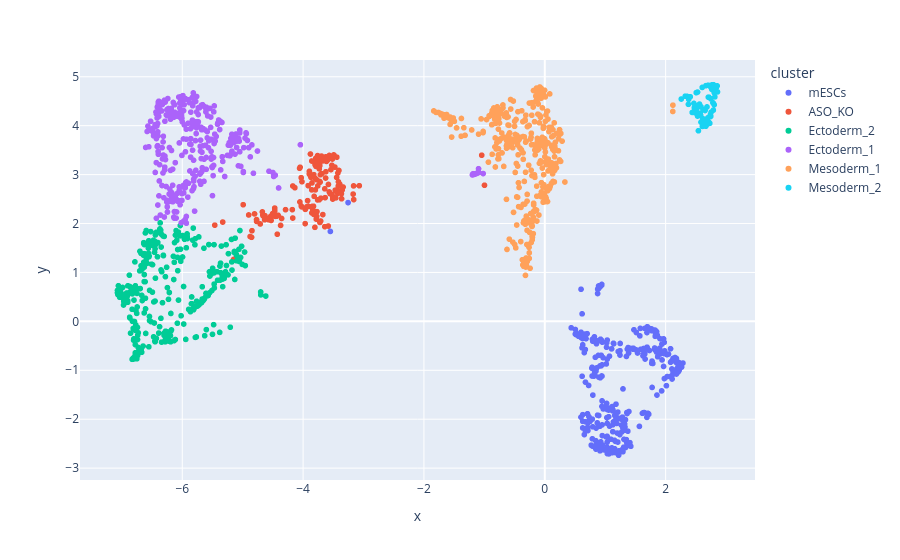

Write notebook code for a chart like this one.
### Markdown cell above
Interactive inspection with plotly:

### Code cell
def plot(adata, embedding_key, cluster_column_name):
    embedding = adata.obsm[embedding_key]
    df = pd.DataFrame(embedding, columns=["x", "y"])
    df["cluster"] = adata.obs[cluster_column_name].values
    df["label"] = adata.obs.index.values
    fig = px.scatter(df, x="x", y="y", hover_name=df["label"], color="cluster")
    fig.show()

plot(adata=pt.adata,
     embedding_key=pt.obsm_key,
     cluster_column_name=pt.cluster_column_name)

### Figure 1 — Plotly figure (JSON) as saved in the notebook; plotly's stock layout.template omitted (floating-point values rounded to 4 significant figures; data arrays with more than 128 entries replaced by an {"elided": "..."} marker saying what was removed)
{"data": [{"hovertemplate": "<b>%{hovertext}</b><br><br>cluster=mESCs<br>x=%{x}<br>y=%{y}<extra></extra>", "hovertext": {"elided": "328 str values"}, "legendgroup": "mESCs", "marker": {"color": "#636efa", "symbol": "circle"}, "mode": "markers", "name": "mESCs", "showlegend": true, "type": "scattergl", "x": {"elided": "328 float values"}, "xaxis": "x", "y": {"elided": "328 float values"}, "yaxis": "y"}, {"hovertemplate": "<b>%{hovertext}</b><br><br>cluster=ASO_KO<br>x=%{x}<br>y=%{y}<extra></extra>", "hovertext": {"elided": "152 str values"}, "legendgroup": "ASO_KO", "marker": {"color": "#EF553B", "symbol": "circle"}, "mode": "markers", "name": "ASO_KO", "showlegend": true, "type": "scattergl", "x": {"elided": "152 float values"}, "xaxis": "x", "y": {"elided": "152 float values"}, "yaxis": "y"}, {"hovertemplate": "<b>%{hovertext}</b><br><br>cluster=Ectoderm_2<br>x=%{x}<br>y=%{y}<extra></extra>", "hovertext": {"elided": "323 str values"}, "legendgroup": "Ectoderm_2", "marker": {"color": "#00cc96", "symbol": "circle"}, "mode": "markers", "name": "Ectoderm_2", "showlegend": true, "type": "scattergl", "x": {"elided": "323 float values"}, "xaxis": "x", "y": {"elided": "323 float values"}, "yaxis": "y"}, {"hovertemplate": "<b>%{hovertext}</b><br><br>cluster=Ectoderm_1<br>x=%{x}<br>y=%{y}<extra></extra>", "hovertext": {"elided": "336 str values"}, "legendgroup": "Ectoderm_1", "marker": {"color": "#ab63fa", "symbol": "circle"}, "mode": "markers", "name": "Ectoderm_1", "showlegend": true, "type": "scattergl", "x": {"elided": "336 float values"}, "xaxis": "x", "y": {"elided": "336 float values"}, "yaxis": "y"}, {"hovertemplate": "<b>%{hovertext}</b><br><br>cluster=Mesoderm_1<br>x=%{x}<br>y=%{y}<extra></extra>", "hovertext": {"elided": "379 str values"}, "legendgroup": "Mesoderm_1", "marker": {"color": "#FFA15A", "symbol": "circle"}, "mode": "markers", "name": "Mesoderm_1", "showlegend": true, "type": "scattergl", "x": {"elided": "379 float values"}, "xaxis": "x", "y": {"elided": "379 float values"}, "yaxis": "y"}, {"hovertemplate": "<b>%{hovertext}</b><br><br>cluster=Mesoderm_2<br>x=%{x}<br>y=%{y}<extra></extra>", "hovertext": ["mES_mesodiff_plate1_B04", "mES_mesodiff_plate1_C05", "mES_mesodiff_plate1_D08", "mES_mesodiff_plate1_D17", "mES_mesodiff_plate1_E04", "mES_mesodiff_plate1_E08", "mES_mesodiff_plate1_E12", "mES_mesodiff_plate1_E13", "mES_mesodiff_plate1_F20", "mES_mesodiff_plate1_G12", "mES_mesodiff_plate1_G19", "mES_mesodiff_plate1_H24", "mES_mesodiff_plate1_I04", "mES_mesodiff_plate1_I07", "mES_mesodiff_plate1_I11", "mES_mesodiff_plate1_I18", "mES_mesodiff_plate1_I21", "mES_mesodiff_plate1_J07", "mES_mesodiff_plate1_J23", "mES_mesodiff_plate1_K03", "mES_mesodiff_plate1_K04", "mES_mesodiff_plate1_K20", "mES_mesodiff_plate1_L05", "mES_mesodiff_plate1_L09", "mES_mesodiff_plate1_L21", "mES_mesodiff_plate1_L22", "mES_mesodiff_plate1_M09", "mES_mesodiff_plate1_M10", "mES_mesodiff_plate1_M20", "mES_mesodiff_plate1_N05", "mES_mesodiff_plate1_N08", "mES_mesodiff_plate1_O05", "mES_mesodiff_plate1_O08", "mES_mesodiff_plate1_O09", "mES_mesodiff_plate1_O15", "mES_mesodiff_plate1_O16", "mES_mesodiff_plate1_P03", "mES_mesodiff_plate1_P15", "mES_mesodiff_plate2_A13", "mES_mesodiff_plate2_A15", "mES_mesodiff_plate2_A19", "mES_mesodiff_plate2_B05", "mES_mesodiff_plate2_B09", "mES_mesodiff_plate2_B19", "mES_mesodiff_plate2_C06", "mES_mesodiff_plate2_C09", "mES_mesodiff_plate2_C12", "mES_mesodiff_plate2_D05", "mES_mesodiff_plate2_E12", "mES_mesodiff_plate2_E13", "mES_mesodiff_plate2_E18", "mES_mesodiff_plate2_F08", "mES_mesodiff_plate2_F18", "mES_mesodiff_plate2_G09", "mES_mesodiff_plate2_G12", "mES_mesodiff_plate2_G13", "mES_mesodiff_plate2_H05", "mES_mesodiff_plate2_I09", "mES_mesodiff_plate2_I12", "mES_mesodiff_plate2_I14", "mES_mesodiff_plate2_J03", "mES_mesodiff_plate2_J04", "mES_mesodiff_plate2_J06", "mES_mesodiff_plate2_J08", "mES_mesodiff_plate2_J16", "mES_mesodiff_plate2_J17", "mES_mesodiff_plate2_J20", "mES_mesodiff_plate2_K11", "mES_mesodiff_plate2_K19", "mES_mesodiff_plate2_K21", "mES_mesodiff_plate2_L04", "mES_mesodiff_plate2_L07", "mES_mesodiff_plate2_L11", "mES_mesodiff_plate2_L12", "mES_mesodiff_plate2_L17", "mES_mesodiff_plate2_L19", "mES_mesodiff_plate2_L24", "mES_mesodiff_plate2_N10", "mES_mesodiff_plate2_N15", "mES_mesodiff_plate2_N23", "mES_mesodiff_plate2_O17", "mES_mesodiff_plate2_O20", "mES_mesodiff_plate2_P05", "mES_mesodiff_plate2_P07", "mES_mesodiff_plate2_P09", "mES_mesodiff_plate2_P10"], "legendgroup": "Mesoderm_2", "marker": {"color": "#19d3f3", "symbol": "circle"}, "mode": "markers", "name": "Mesoderm_2", "showlegend": true, "type": "scattergl", "x": [2.706, 2.764, 2.585, 2.65, 2.705, 2.581, 2.646, 2.764, 2.806, 2.555, 2.833, 2.381, 2.507, 2.56, 2.808, 2.714, 2.606, 2.528, 2.484, 2.666, 2.475, 2.773, 2.535, 2.748, 2.585, 2.748, 2.353, 2.789, 2.783, 2.685, 2.622, 2.608, 2.542, 2.506, 2.788, 2.81, 2.776, 2.735, 2.662, 2.738, 2.801, 2.734, 2.653, 2.791, 2.528, 2.574, 2.259, 2.617, 2.798, 2.792, 2.815, 2.642, 2.68, 2.468, 2.698, 2.74, 2.827, 2.673, 2.491, 2.439, 2.804, 2.758, 2.666, 2.771, 2.823, 2.62, 2.751, 2.687, 2.839, 2.64, 2.622, 2.748, 2.715, 2.853, 2.407, 2.79, 2.858, 2.653, 2.324, 2.512, 2.671, 2.731, 2.549, 2.698, 2.377, 2.664], "xaxis": "x", "y": [4.582, 4.743, 4.072, 4.001, 4.827, 4.206, 4.025, 4.833, 4.67, 4.255, 4.72, 4.539, 4.675, 4.441, 4.772, 4.583, 4.782, 4.686, 4.298, 4.125, 4.369, 4.777, 4.396, 4.549, 4.387, 4.793, 4.6, 4.729, 4.468, 4.383, 3.999, 3.985, 3.896, 4.406, 4.831, 4.802, 4.734, 4.807, 4.047, 4.184, 4.795, 4.193, 4.042, 4.454, 4.196, 4.241, 4.545, 4.142, 4.811, 4.836, 4.588, 3.996, 4.091, 4.455, 4.16, 4.223, 4.769, 4.042, 4.261, 4.27, 4.428, 4.767, 4.818, 4.81, 4.81, 4.325, 4.272, 4.026, 4.78, 4.017, 3.999, 4.193, 4.068, 4.814, 4.591, 4.318, 4.69, 4.31, 4.603, 4.351, 4.101, 4.049, 4.247, 4.062, 4.436, 3.988], "yaxis": "y"}], "layout": {"legend": {"title": {"text": "cluster"}, "tracegroupgap": 0}, "margin": {"t": 60}, "xaxis": {"anchor": "y", "domain": [0, 1], "title": {"text": "x"}}, "yaxis": {"anchor": "x", "domain": [0, 1], "title": {"text": "y"}}}}
